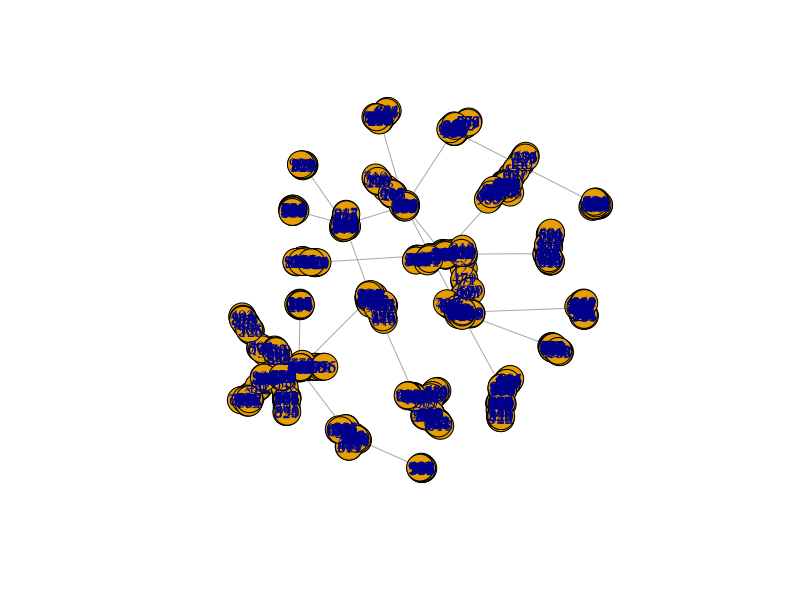
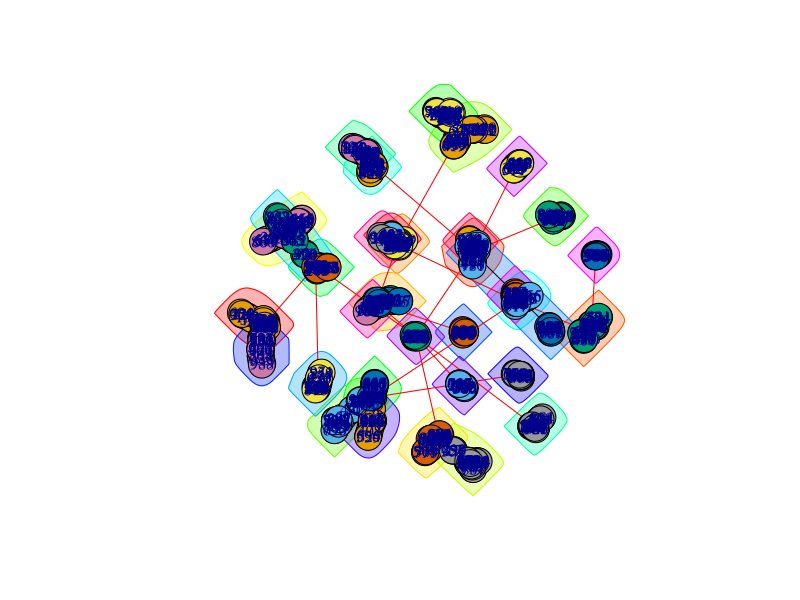

Write R code to recreate these figures, in order.
# EE232E Homework 1 Problem 2 b
# Name: Weikun Han, Duzhi Chen
# Date: 4/14/2017
# Reference:
#  - https://google.github.io/styleguide/Rguide.xml#indentation

library(igraph)

# Initial veriables
node <- 1000

# Create the undirected random network,
# whose degree distribution is proportional to x^(-3)
graph <- barabasi.game(node, directed = FALSE)

# Check the graph connectivity
if(is.connected(graph)) {

    # Print information
    cat("-------------------------Processing Finshed 1----------------------------------\n",
        "Graph whose degree distribution is proportional to x^(-3)\n",
        "Connectiveity: Conneected\n",
        "-------------------------------------------------------------------------------\n")
} else {

    # Print information
    cat("-------------------------Processing Finshed 1----------------------------------\n",
        "Graph whose degree distribution is proportional to x^(-3)\n",
        "Connectiveity: Not conneected\n",
        "-------------------------------------------------------------------------------\n")
}

# Find the giant connected component (GCC)
cluster <- clusters(graph)
gcc_index <- which.max(cluster$csize)
non_gcc_nodes <- (1:vcount(graph))[cluster$membership != gcc_index]
gcc <- delete.vertices(graph, non_gcc_nodes)

# Plot information
plot(gcc)

# Use fast greedy method to find the community structure
fc <- fastgreedy.community(gcc)

# Plot information
plot(fc, graph)

# Print information
cat("-------------------------Processing Finshed 2----------------------------------\n",
    "Fast greedy method to find the community structure done.\n",
    "The modularity is: ", modularity(fc), "\n",
    "-------------------------------------------------------------------------------\n")
